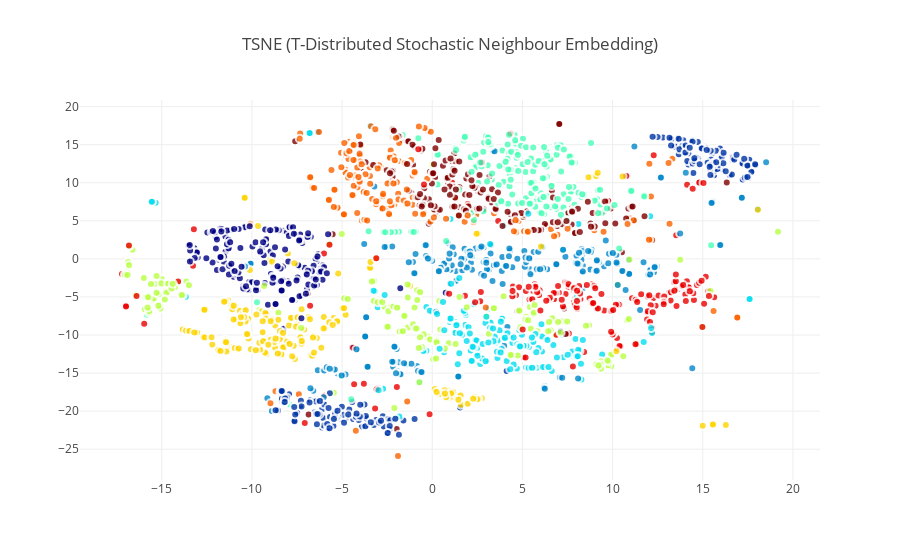

Notebook cell for this chart:
### Markdown cell above
Having invoked the t-SNE algorithm by simply calling *TSNE()* we fit the digit data to the model and reduce its dimensions with *fit_transform*. Finally let's plot the first two components in the new feature space in a scatter plot

### Code cell
traceTSNE = go.Scatter(
    x = tsne_results[:,0],
    y = tsne_results[:,1],
    name = Target,
     hoveron = Target,
    mode = 'markers',
    text = Target,
    showlegend = True,
    marker = dict(
        size = 8,
        color = Target,
        colorscale ='Jet',
        showscale = False,
        line = dict(
            width = 2,
            color = 'rgb(255, 255, 255)'
        ),
        opacity = 0.8
    )
)
data = [traceTSNE]

layout = dict(title = 'TSNE (T-Distributed Stochastic Neighbour Embedding)',
              hovermode= 'closest',
              yaxis = dict(zeroline = False),
              xaxis = dict(zeroline = False),
              showlegend= False,

             )

fig = dict(data=data, layout=layout)
py.iplot(fig, filename='styled-scatter')

### Figure 1 — Plotly figure (JSON) as saved in the notebook; plotly's stock layout.template omitted (floating-point values rounded to 4 significant figures; data arrays with more than 128 entries replaced by an {"elided": "..."} marker saying what was removed)
{"data": [{"hoveron": {"elided": "2000 int values"}, "marker": {"color": {"elided": "2000 int values"}, "colorscale": "Jet", "line": {"color": "rgb(255, 255, 255)", "width": 2}, "opacity": 0.8, "showscale": false, "size": 8}, "mode": "markers", "name": {"elided": "2000 int values"}, "showlegend": true, "text": {"elided": "2000 int values"}, "type": "scatter", "x": {"elided": "2000 float values"}, "y": {"elided": "2000 float values"}}], "layout": {"hovermode": "closest", "showlegend": false, "title": "TSNE (T-Distributed Stochastic Neighbour Embedding)", "xaxis": {"zeroline": false}, "yaxis": {"zeroline": false}}}
